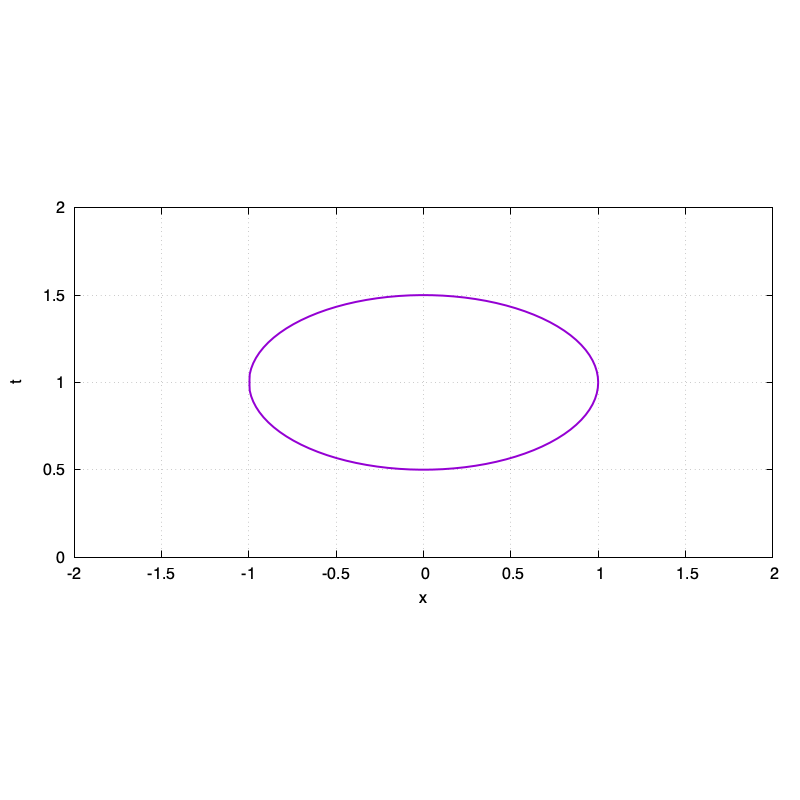

Reproduce this figure in gnuplot.
# gnuplot

a = 1.0
b = 0.5

set parametric

set size ratio -1
set xrange [-2.0:2.0]
set yrange [0.0:2.0]

set xlabel "x"
set ylabel "t"
set grid

set terminal pngcairo size 800,800
set output "ellise.png"

plot [t=0:2*pi] a*cos(t), b*sin(t)+1.0 with lines lw 2 notitle
